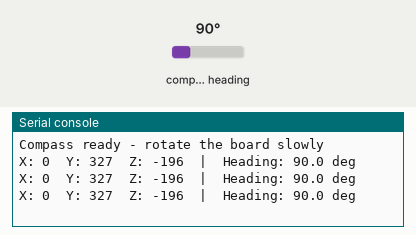
A program run on a simulated Raspberry Pi Pico running MicroPython. Parts: the last lines printed to the serial console. Inputs (shaded band) come from the test bench; at power-on: compass heading 90°.

Above: at 1.3 s.
1.4 s: compass heading set to 7°
At 2.0 s:
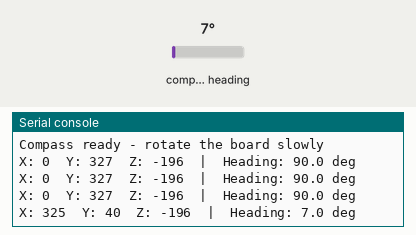
2.9 s: compass heading set to 180°
At 3.5 s:
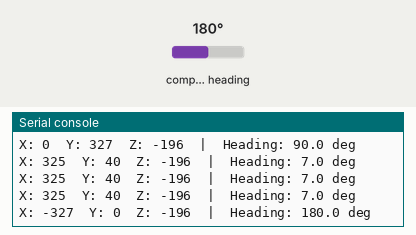
Timing chart, 0 to 5.9 s (numbered marks = the images above; inputs shaded):
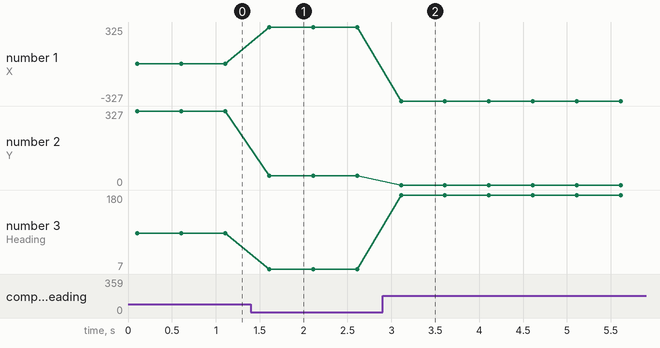

Measured:
- after the input at 1.4 s, the serial console: prints a new line after 0.21 s (image 1)
- after the input at 2.9 s, the serial console: prints a new line after 0.21 s (image 2)
- plotted number 1: 0 → 325 after the input at 1.4 s, 325 → -327 after the input at 2.9 s
- plotted number 2: 327 → 40 after the input at 1.4 s
- plotted number 3: 90 → 7 after the input at 1.4 s, 7 → 180 after the input at 2.9 s

The program:

example.py
```python
# MicroPython example for the Pico that configures the HMC5883L via I2C, reads raw axis register data (X, Y, Z), and computes/prints a heading repeatedly.
#
# Buy this module: https://shillehtek.com/products/hmc5883l-gy-273-magnetometer-compass-module
# Full manual: https://shillehtek.com/blogs/shillehtek-product-manuals/hmc5883l-gy-273-magnetometer-compass-module-manual
# More examples: https://github.com/shillehbean/shillehtek-examples
#

# HMC5883L (GY-273) Compass - Pico MicroPython Example
# SDA -> GP0, SCL -> GP1 (I2C0), VCC -> 3V3(OUT), GND -> GND
# No library needed - reads the registers directly.

from machine import Pin, I2C
import math
import time

ADDR = 0x1E   # HMC5883L (0x0D would be a QMC5883L - different chip!)

i2c = I2C(0, sda=Pin(0), scl=Pin(1), freq=400000)

if ADDR not in i2c.scan():
    raise RuntimeError("HMC5883L not found at 0x1E - check wiring "
                       "(0x0D in the scan means QMC5883L)")

# Config A: 8 samples averaged, 15 Hz  |  Config B: +/-1.3 Ga  |  Mode: continuous
i2c.writeto_mem(ADDR, 0x00, b'\x70')
i2c.writeto_mem(ADDR, 0x01, b'\x20')
i2c.writeto_mem(ADDR, 0x02, b'\x00')
time.sleep_ms(100)

def s16(hi, lo):
    v = (hi << 8) | lo
    return v - 65536 if v > 32767 else v

print("Compass ready - rotate the board slowly")

while True:
    # Data registers start at 0x03, order is X, Z, Y (big endian)
    d = i2c.readfrom_mem(ADDR, 0x03, 6)
    x = s16(d[0], d[1])
    z = s16(d[2], d[3])
    y = s16(d[4], d[5])

    heading = math.atan2(y, x)
    if heading < 0:
        heading += 2 * math.pi

    print("X:", x, " Y:", y, " Z:", z,
          " |  Heading: {:.1f} deg".format(math.degrees(heading)))
    time.sleep(0.5)
```
